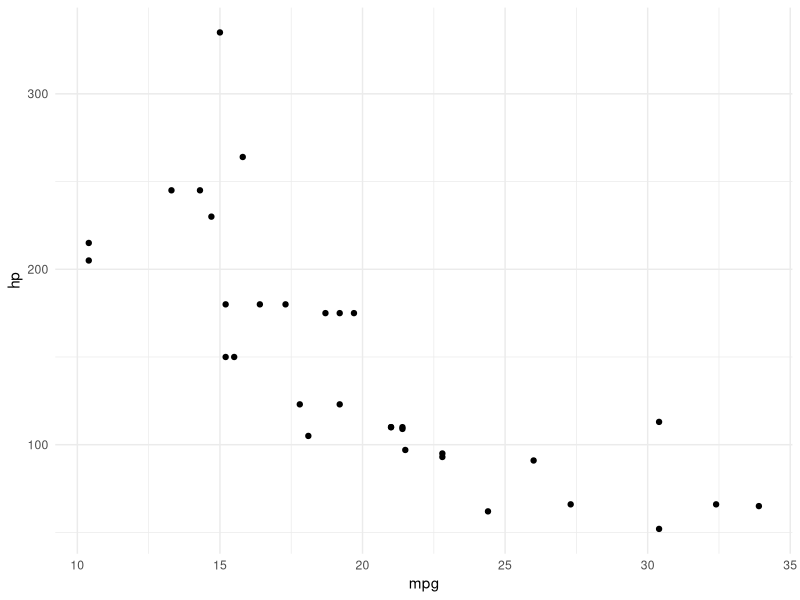
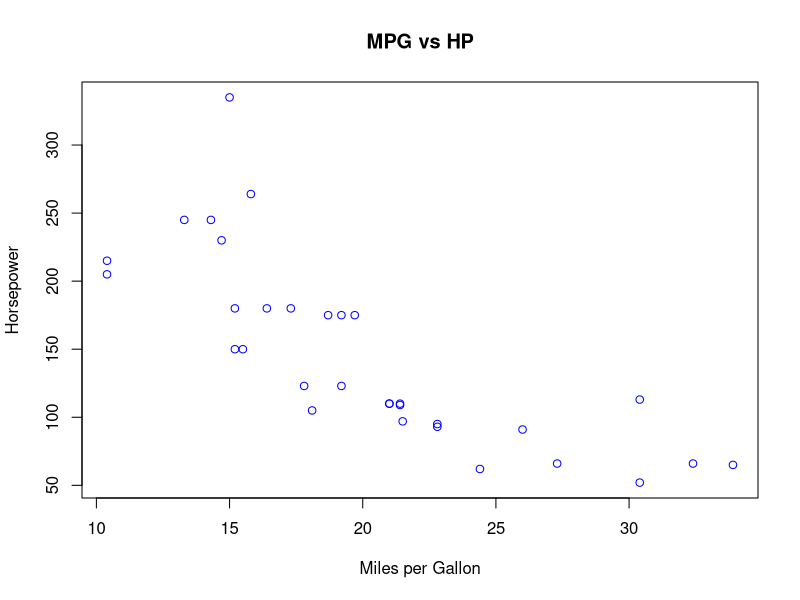

These figures' R source, in order:
## ---- chunk 1
knitr::opts_chunk$set(echo = TRUE, warning=FALSE, message=FALSE)
## ---- chunk 2
# Simple Calculation
2 + 2
## ---- chunk 3
x <- 10
y <- 5
x * y
## ---- chunk 4
# This will show the result but not the code
mean(c(1, 2, 3, 4, 5))
## ---- chunk 5
library(ggplot2)
ggplot(mtcars, aes(x = mpg, y = hp)) +
  geom_point() +
  theme_minimal()
## ---- chunk 6
plot(mtcars$mpg, mtcars$hp, main="MPG vs HP", xlab="Miles per Gallon", ylab="Horsepower", col="blue")
## ---- chunk 7
# A longer code snippet
long_vector <- rep(1:10, each=3)
summary(long_vector)
## ---- chunk 8
library(knitr)
df <- data.frame(Name = c("Alice", "Bob"), Age = c(25, 30))
kable(df)
